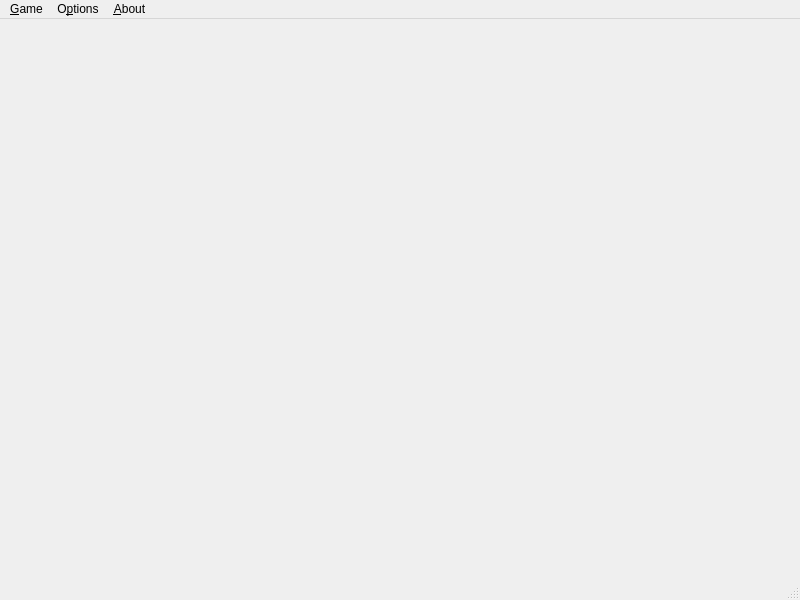
<?xml version="1.0" encoding="UTF-8"?>
<ui version="4.0">
 <class>MainWindow</class>
 <widget class="QMainWindow" name="MainWindow">
  <property name="geometry">
   <rect>
    <x>0</x>
    <y>0</y>
    <width>800</width>
    <height>600</height>
   </rect>
  </property>
  <property name="windowTitle">
   <string notr="true">Draughts 1.0</string>
  </property>
  <widget class="QWidget" name="centralwidget"/>
  <widget class="QMenuBar" name="menubar">
   <property name="geometry">
    <rect>
     <x>0</x>
     <y>0</y>
     <width>800</width>
     <height>21</height>
    </rect>
   </property>
   <widget class="QMenu" name="menu_Game">
    <property name="title">
     <string>&amp;Game</string>
    </property>
    <addaction name="action_New"/>
    <addaction name="action_Save"/>
    <addaction name="action_Load"/>
    <addaction name="separator"/>
    <addaction name="actionUndo_Move"/>
    <addaction name="actionRedo_Move"/>
    <addaction name="separator"/>
    <addaction name="action_Quit"/>
   </widget>
   <widget class="QMenu" name="menuO_ptions">
    <property name="title">
     <string>O&amp;ptions</string>
    </property>
    <widget class="QMenu" name="menuFirst_Move">
     <property name="title">
      <string>First Move</string>
     </property>
     <addaction name="actionPlayer"/>
     <addaction name="actionPC"/>
    </widget>
    <widget class="QMenu" name="menuAI">
     <property name="title">
      <string>AI</string>
     </property>
     <addaction name="actionMinimax_Tree"/>
     <addaction name="actionAlpha_Beta_Prune"/>
    </widget>
    <widget class="QMenu" name="menuAI_Depth">
     <property name="title">
      <string>AI Depth</string>
     </property>
     <addaction name="action1"/>
     <addaction name="action2"/>
     <addaction name="action3"/>
     <addaction name="action4"/>
     <addaction name="action5"/>
    </widget>
    <addaction name="menuFirst_Move"/>
    <addaction name="menuAI"/>
    <addaction name="menuAI_Depth"/>
   </widget>
   <widget class="QMenu" name="menuAbout">
    <property name="title">
     <string>&amp;About</string>
    </property>
    <addaction name="actionRules"/>
    <addaction name="actionAbout_Draughts_1_0"/>
   </widget>
   <addaction name="menu_Game"/>
   <addaction name="menuO_ptions"/>
   <addaction name="menuAbout"/>
  </widget>
  <widget class="QStatusBar" name="statusbar"/>
  <action name="action_New">
   <property name="text">
    <string>&amp;New</string>
   </property>
  </action>
  <action name="action_Save">
   <property name="text">
    <string>&amp;Save</string>
   </property>
  </action>
  <action name="action_Load">
   <property name="text">
    <string>&amp;Load</string>
   </property>
  </action>
  <action name="actionUndo_Move">
   <property name="text">
    <string>Undo Move</string>
   </property>
  </action>
  <action name="actionRedo_Move">
   <property name="text">
    <string>Redo Move</string>
   </property>
  </action>
  <action name="action_Quit">
   <property name="text">
    <string>&amp;Quit</string>
   </property>
  </action>
  <action name="actionPlayer">
   <property name="text">
    <string>Player</string>
   </property>
  </action>
  <action name="actionPC">
   <property name="text">
    <string>PC</string>
   </property>
  </action>
  <action name="actionMinimax_Tree">
   <property name="text">
    <string>Minimax Tree</string>
   </property>
  </action>
  <action name="actionAlpha_Beta_Prune">
   <property name="text">
    <string>Alpha-Beta Prune</string>
   </property>
  </action>
  <action name="action1">
   <property name="text">
    <string>1</string>
   </property>
  </action>
  <action name="action2">
   <property name="text">
    <string>2</string>
   </property>
  </action>
  <action name="action3">
   <property name="text">
    <string>3</string>
   </property>
  </action>
  <action name="action4">
   <property name="text">
    <string>4</string>
   </property>
  </action>
  <action name="action5">
   <property name="text">
    <string>5</string>
   </property>
  </action>
  <action name="actionRules">
   <property name="text">
    <string>Rules</string>
   </property>
  </action>
  <action name="actionAbout_Draughts_1_0">
   <property name="text">
    <string>About Draughts 1.0</string>
   </property>
  </action>
 </widget>
 <resources/>
 <connections/>
</ui>
